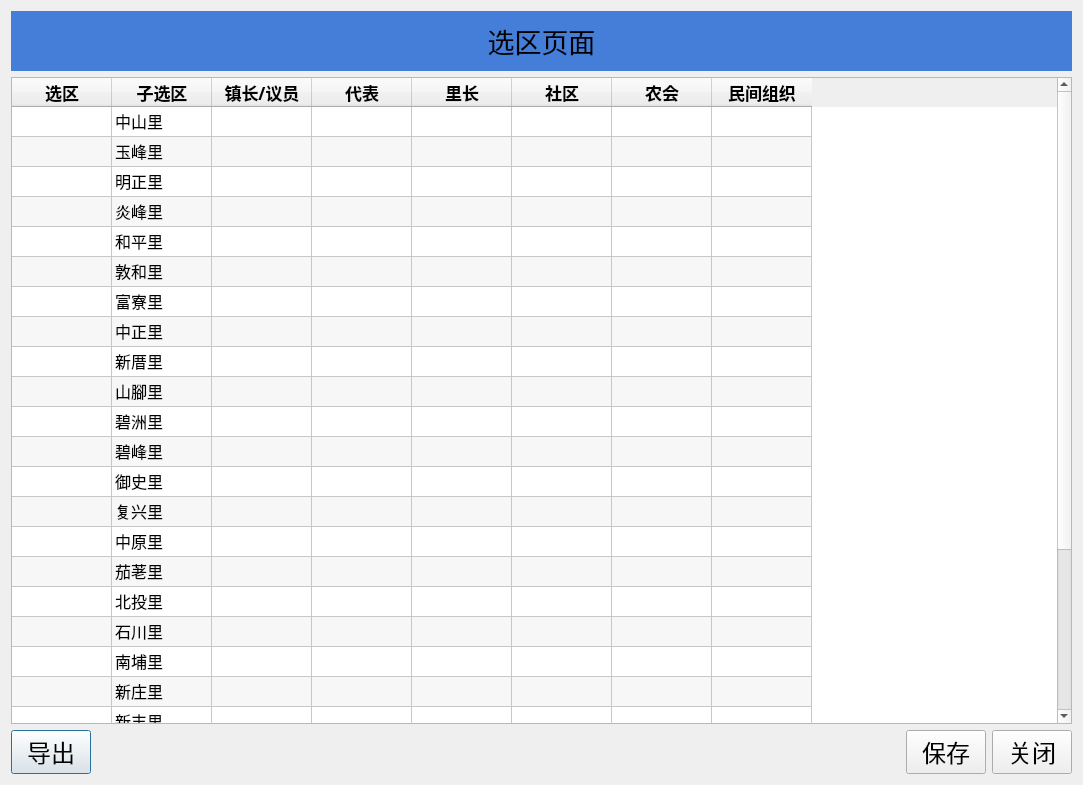
<?xml version="1.0" encoding="UTF-8"?>
<ui version="4.0">
    <class>Dialog</class>
    <widget class="QDialog" name="Dialog">
        <property name="geometry">
            <rect>
                <x>0</x>
                <y>0</y>
                <width>1083</width>
                <height>785</height>
            </rect>
        </property>
        <property name="windowTitle">
            <string>Dialog</string>
        </property>
        <layout class="QVBoxLayout" name="verticalLayout">
            <item>
                <widget class="QLabel" name="label">
                    <property name="font">
                        <font>
                            <family>华文新魏</family>
                            <pointsize>20</pointsize>
                        </font>
                    </property>
                    <property name="styleSheet">
                        <string notr="true">background-color: rgb(68, 126, 217);
                            padding: 10px
                        </string>
                    </property>
                    <property name="text">
                        <string>选区页面</string>
                    </property>
                    <property name="alignment">
                        <set>Qt::AlignCenter</set>
                    </property>
                </widget>
            </item>
            <item>
                <widget class="QTableWidget" name="tableWidget">
                    <property name="font">
                        <font>
                            <family>黑体</family>
                            <pointsize>12</pointsize>
                        </font>
                    </property>
                    <property name="verticalScrollBarPolicy">
                        <enum>Qt::ScrollBarAsNeeded</enum>
                    </property>
                    <property name="horizontalScrollBarPolicy">
                        <enum>Qt::ScrollBarAlwaysOff</enum>
                    </property>
                    <property name="alternatingRowColors">
                        <bool>true</bool>
                    </property>
                    <attribute name="horizontalHeaderVisible">
                        <bool>true</bool>
                    </attribute>
                    <attribute name="verticalHeaderVisible">
                        <bool>false</bool>
                    </attribute>
                    <row>
                        <property name="text">
                            <string>New Row</string>
                        </property>
                    </row>
                    <row>
                        <property name="text">
                            <string>New Row</string>
                        </property>
                    </row>
                    <row>
                        <property name="text">
                            <string>New Row</string>
                        </property>
                    </row>
                    <row>
                        <property name="text">
                            <string>New Row</string>
                        </property>
                    </row>
                    <row>
                        <property name="text">
                            <string>New Row</string>
                        </property>
                    </row>
                    <row>
                        <property name="text">
                            <string>New Row</string>
                        </property>
                    </row>
                    <row>
                        <property name="text">
                            <string>New Row</string>
                        </property>
                    </row>
                    <row>
                        <property name="text">
                            <string>New Row</string>
                        </property>
                    </row>
                    <row>
                        <property name="text">
                            <string>New Row</string>
                        </property>
                    </row>
                    <row>
                        <property name="text">
                            <string>New Row</string>
                        </property>
                    </row>
                    <row>
                        <property name="text">
                            <string>New Row</string>
                        </property>
                    </row>
                    <row>
                        <property name="text">
                            <string>New Row</string>
                        </property>
                    </row>
                    <row>
                        <property name="text">
                            <string>New Row</string>
                        </property>
                    </row>
                    <row>
                        <property name="text">
                            <string>New Row</string>
                        </property>
                    </row>
                    <row>
                        <property name="text">
                            <string>New Row</string>
                        </property>
                    </row>
                    <row>
                        <property name="text">
                            <string>New Row</string>
                        </property>
                    </row>
                    <row>
                        <property name="text">
                            <string>New Row</string>
                        </property>
                    </row>
                    <row>
                        <property name="text">
                            <string>New Row</string>
                        </property>
                    </row>
                    <row>
                        <property name="text">
                            <string>New Row</string>
                        </property>
                    </row>
                    <row>
                        <property name="text">
                            <string>New Row</string>
                        </property>
                    </row>
                    <row>
                        <property name="text">
                            <string>New Row</string>
                        </property>
                    </row>
                    <row>
                        <property name="text">
                            <string>New Row</string>
                        </property>
                    </row>
                    <row>
                        <property name="text">
                            <string>New Row</string>
                        </property>
                    </row>
                    <row>
                        <property name="text">
                            <string>New Row</string>
                        </property>
                    </row>
                    <row>
                        <property name="text">
                            <string>New Row</string>
                        </property>
                    </row>
                    <row>
                        <property name="text">
                            <string>New Row</string>
                        </property>
                    </row>
                    <row>
                        <property name="text">
                            <string>New Row</string>
                        </property>
                    </row>
                    <column>
                        <property name="text">
                            <string>选区</string>
                        </property>
                        <property name="font">
                            <font>
                                <family>黑体</family>
                                <pointsize>13</pointsize>
                                <weight>75</weight>
                                <bold>true</bold>
                            </font>
                        </property>
                    </column>
                    <column>
                        <property name="text">
                            <string>子选区</string>
                        </property>
                        <property name="font">
                            <font>
                                <family>黑体</family>
                                <pointsize>13</pointsize>
                                <weight>75</weight>
                                <bold>true</bold>
                            </font>
                        </property>
                    </column>
                    <column>
                        <property name="text">
                            <string>镇长/议员</string>
                        </property>
                        <property name="font">
                            <font>
                                <family>黑体</family>
                                <pointsize>13</pointsize>
                                <weight>75</weight>
                                <bold>true</bold>
                            </font>
                        </property>
                    </column>
                    <column>
                        <property name="text">
                            <string>代表</string>
                        </property>
                        <property name="font">
                            <font>
                                <family>黑体</family>
                                <pointsize>13</pointsize>
                                <weight>75</weight>
                                <bold>true</bold>
                            </font>
                        </property>
                    </column>
                    <column>
                        <property name="text">
                            <string>里长</string>
                        </property>
                        <property name="font">
                            <font>
                                <family>黑体</family>
                                <pointsize>13</pointsize>
                                <weight>75</weight>
                                <bold>true</bold>
                            </font>
                        </property>
                    </column>
                    <column>
                        <property name="text">
                            <string>社区</string>
                        </property>
                        <property name="font">
                            <font>
                                <family>黑体</family>
                                <pointsize>13</pointsize>
                                <weight>75</weight>
                                <bold>true</bold>
                            </font>
                        </property>
                    </column>
                    <column>
                        <property name="text">
                            <string>农会</string>
                        </property>
                        <property name="font">
                            <font>
                                <family>黑体</family>
                                <pointsize>13</pointsize>
                                <weight>75</weight>
                                <bold>true</bold>
                            </font>
                        </property>
                    </column>
                    <column>
                        <property name="text">
                            <string>民间组织</string>
                        </property>
                        <property name="font">
                            <font>
                                <family>黑体</family>
                                <pointsize>13</pointsize>
                                <weight>75</weight>
                                <bold>true</bold>
                            </font>
                        </property>
                    </column>
                    <item row="0" column="1">
                        <property name="text">
                            <string>中山里</string>
                        </property>
                    </item>
                    <item row="0" column="2">
                        <property name="text">
                            <string/>
                        </property>
                    </item>
                    <item row="1" column="1">
                        <property name="text">
                            <string>玉峰里</string>
                        </property>
                    </item>
                    <item row="1" column="2">
                        <property name="text">
                            <string/>
                        </property>
                        <property name="flags">
                            <set>ItemIsEnabled</set>
                        </property>
                    </item>
                    <item row="1" column="4">
                        <property name="text">
                            <string/>
                        </property>
                    </item>
                    <item row="2" column="1">
                        <property name="text">
                            <string>明正里</string>
                        </property>
                    </item>
                    <item row="2" column="2">
                        <property name="text">
                            <string/>
                        </property>
                        <property name="flags">
                            <set>ItemIsEnabled</set>
                        </property>
                    </item>
                    <item row="2" column="3">
                        <property name="text">
                            <string/>
                        </property>
                    </item>
                    <item row="2" column="4">
                        <property name="text">
                            <string/>
                        </property>
                        <property name="flags">
                            <set>NoItemFlags</set>
                        </property>
                    </item>
                    <item row="3" column="1">
                        <property name="text">
                            <string>炎峰里</string>
                        </property>
                    </item>
                    <item row="3" column="2">
                        <property name="text">
                            <string/>
                        </property>
                        <property name="flags">
                            <set>ItemIsEnabled</set>
                        </property>
                    </item>
                    <item row="3" column="4">
                        <property name="text">
                            <string/>
                        </property>
                        <property name="flags">
                            <set>NoItemFlags</set>
                        </property>
                    </item>
                    <item row="4" column="1">
                        <property name="text">
                            <string>和平里</string>
                        </property>
                    </item>
                    <item row="4" column="2">
                        <property name="text">
                            <string/>
                        </property>
                        <property name="flags">
                            <set>ItemIsEnabled</set>
                        </property>
                    </item>
                    <item row="4" column="4">
                        <property name="text">
                            <string/>
                        </property>
                        <property name="flags">
                            <set>ItemIsEnabled</set>
                        </property>
                    </item>
                    <item row="5" column="1">
                        <property name="text">
                            <string>敦和里</string>
                        </property>
                    </item>
                    <item row="5" column="2">
                        <property name="text">
                            <string/>
                        </property>
                        <property name="flags">
                            <set>ItemIsEnabled</set>
                        </property>
                    </item>
                    <item row="5" column="4">
                        <property name="text">
                            <string/>
                        </property>
                        <property name="flags">
                            <set>ItemIsEnabled</set>
                        </property>
                    </item>
                    <item row="6" column="1">
                        <property name="text">
                            <string>富寮里</string>
                        </property>
                    </item>
                    <item row="6" column="2">
                        <property name="text">
                            <string/>
                        </property>
                        <property name="flags">
                            <set>ItemIsEnabled</set>
                        </property>
                    </item>
                    <item row="6" column="4">
                        <property name="text">
                            <string/>
                        </property>
                        <property name="flags">
                            <set>ItemIsEnabled</set>
                        </property>
                    </item>
                    <item row="7" column="1">
                        <property name="text">
                            <string>中正里</string>
                        </property>
                    </item>
                    <item row="7" column="2">
                        <property name="text">
                            <string/>
                        </property>
                        <property name="flags">
                            <set>ItemIsEnabled</set>
                        </property>
                    </item>
                    <item row="7" column="4">
                        <property name="text">
                            <string/>
                        </property>
                        <property name="flags">
                            <set>ItemIsEnabled</set>
                        </property>
                    </item>
                    <item row="8" column="1">
                        <property name="text">
                            <string>新厝里</string>
                        </property>
                    </item>
                    <item row="8" column="2">
                        <property name="text">
                            <string/>
                        </property>
                        <property name="flags">
                            <set>ItemIsEnabled</set>
                        </property>
                    </item>
                    <item row="8" column="4">
                        <property name="text">
                            <string/>
                        </property>
                        <property name="flags">
                            <set>ItemIsEnabled</set>
                        </property>
                    </item>
                    <item row="9" column="1">
                        <property name="text">
                            <string>山腳里</string>
                        </property>
                    </item>
                    <item row="10" column="1">
                        <property name="text">
                            <string>碧洲里</string>
                        </property>
                    </item>
                    <item row="11" column="1">
                        <property name="text">
                            <string>碧峰里</string>
                        </property>
                    </item>
                    <item row="12" column="1">
                        <property name="text">
                            <string>御史里</string>
                        </property>
                    </item>
                    <item row="13" column="1">
                        <property name="text">
                            <string>复兴里</string>
                        </property>
                    </item>
                    <item row="14" column="1">
                        <property name="text">
                            <string>中原里</string>
                        </property>
                    </item>
                    <item row="15" column="1">
                        <property name="text">
                            <string>茄荖里</string>
                        </property>
                    </item>
                    <item row="16" column="1">
                        <property name="text">
                            <string>北投里</string>
                        </property>
                    </item>
                    <item row="17" column="1">
                        <property name="text">
                            <string>石川里</string>
                        </property>
                    </item>
                    <item row="18" column="1">
                        <property name="text">
                            <string>南埔里</string>
                        </property>
                    </item>
                    <item row="19" column="1">
                        <property name="text">
                            <string>新庄里</string>
                        </property>
                    </item>
                    <item row="20" column="1">
                        <property name="text">
                            <string>新丰里</string>
                        </property>
                    </item>
                    <item row="21" column="1">
                        <property name="text">
                            <string>上林里</string>
                        </property>
                    </item>
                    <item row="22" column="1">
                        <property name="text">
                            <string>土城里</string>
                        </property>
                    </item>
                    <item row="23" column="1">
                        <property name="text">
                            <string>北势里</string>
                        </property>
                    </item>
                    <item row="24" column="1">
                        <property name="text">
                            <string>平林里</string>
                        </property>
                    </item>
                    <item row="25" column="1">
                        <property name="text">
                            <string>坪顶里</string>
                        </property>
                    </item>
                    <item row="26" column="1">
                        <property name="text">
                            <string>双冬里</string>
                        </property>
                    </item>
                </widget>
            </item>
            <item>
                <layout class="QHBoxLayout" name="horizontalLayout">
                    <item>
                        <widget class="QPushButton" name="btn_export">
                            <property name="font">
                                <font>
                                    <family>华文新魏</family>
                                    <pointsize>18</pointsize>
                                </font>
                            </property>
                            <property name="cursor">
                                <cursorShape>PointingHandCursor</cursorShape>
                            </property>
                            <property name="text">
                                <string>导出</string>
                            </property>
                        </widget>
                    </item>
                    <item>
                        <spacer name="horizontalSpacer">
                            <property name="orientation">
                                <enum>Qt::Horizontal</enum>
                            </property>
                            <property name="sizeHint" stdset="0">
                                <size>
                                    <width>40</width>
                                    <height>20</height>
                                </size>
                            </property>
                        </spacer>
                    </item>
                    <item>
                        <widget class="QPushButton" name="btn_save">
                            <property name="font">
                                <font>
                                    <family>华文新魏</family>
                                    <pointsize>18</pointsize>
                                </font>
                            </property>
                            <property name="cursor">
                                <cursorShape>PointingHandCursor</cursorShape>
                            </property>
                            <property name="text">
                                <string>保存</string>
                            </property>
                        </widget>
                    </item>
                    <item>
                        <widget class="QPushButton" name="button_ok">
                            <property name="font">
                                <font>
                                    <family>华文新魏</family>
                                    <pointsize>18</pointsize>
                                </font>
                            </property>
                            <property name="cursor">
                                <cursorShape>PointingHandCursor</cursorShape>
                            </property>
                            <property name="text">
                                <string>关闭</string>
                            </property>
                        </widget>
                    </item>
                </layout>
            </item>
        </layout>
    </widget>
    <resources/>
    <connections/>
</ui>
